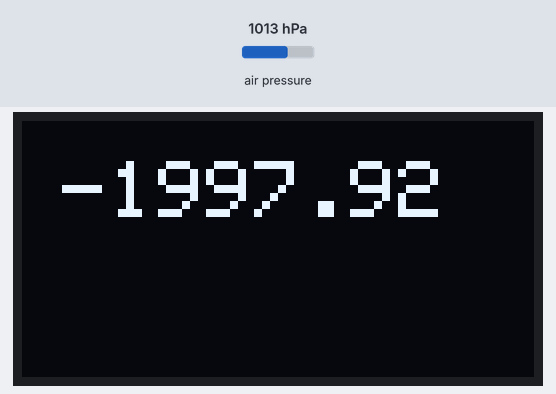
The sketch below on a simulated ESP32. On the bench: 128×64 one-colour display. The inputs (shaded band) are chosen by the test bench; at power-on: air pressure 1013 hPa. No radio packets arrive unless stated; what the sketch prints to the serial monitor is not drawn.

Above: at 6.2 s.
6.3 s: air pressure set to 952 hPa
At 7.7 s:
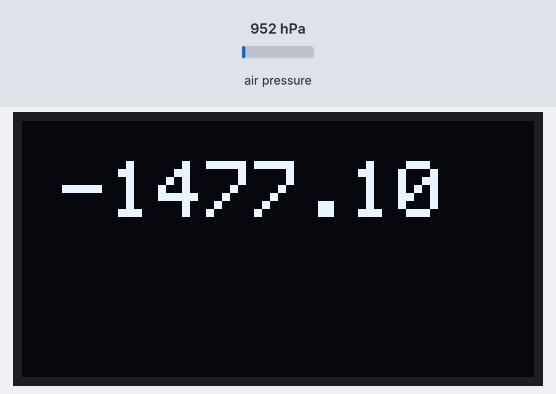
8.8 s: air pressure set to 975 hPa
At 10.7 s:
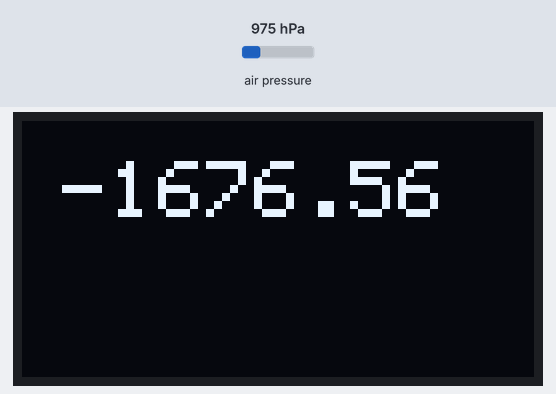
11.0 s: air pressure set to 1000 hPa
At 12.7 s:
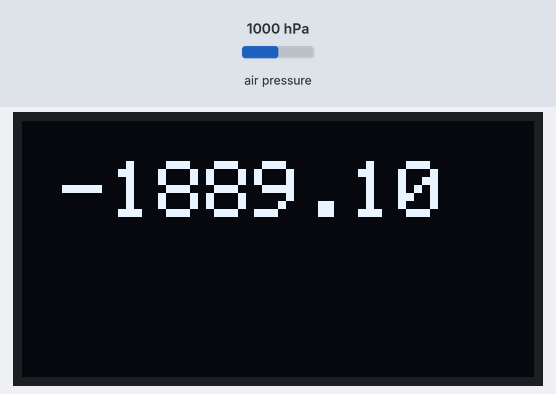
Timing chart, 0 to 14.2 s (numbered marks = the images above; inputs shaded):
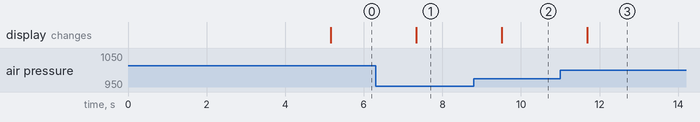

The sketch:

display_barometro.ino
```cpp
#include <Wire.h>
#include <Adafruit_Sensor.h>
#include <Adafruit_BMP085.h>
#include <SPI.h>
#include <LoRa.h>
#include <Adafruit_SSD1306.h>

#define SDA_PIN 21
#define SCL_PIN 22

#define LORA_SS_PIN 18
#define LORA_RST_PIN 14
#define LORA_DIO0_PIN 26

#define OLED_ADDR 0x3C
#define OLED_SDA SDA_PIN
#define OLED_SCL SCL_PIN

#define SCREEN_WIDTH 128   // Ancho del display OLED
#define SCREEN_HEIGHT 64

Adafruit_BMP085 bmp;
Adafruit_SSD1306 display(SCREEN_WIDTH, SCREEN_HEIGHT, &Wire, -1);

void setup() {
  Serial.begin(9600);
  while (!Serial);

  if (!display.begin(SSD1306_SWITCHCAPVCC, 0x3C)) {
    Serial.println("Error inicializando el display OLED.");
    while (true);
  }

  if (!bmp.begin()) {
    Serial.println("No se pudo encontrar el sensor BMP180. Verifique la conexión.");
    while (1);
  }

  LoRa.setPins(LORA_SS_PIN, LORA_RST_PIN, LORA_DIO0_PIN);
  if (!LoRa.begin(433E6)) {
    Serial.println("Error al iniciar el módulo LoRa. Verifique la conexión.");
    while (1);
  }

  display.clearDisplay();

  // Configura el tamaño y color de la fuente de texto
  display.setTextSize(2);
  display.setTextColor(SSD1306_WHITE);
  display.setCursor(10, 10);
  display.println("Iniciando...");

  display.display();
  delay(5000);

}

void loop() {
  //float pressure = bmp.readPressure() / 100.0; // Convertir a hPa
  float altitude = bmp.readAltitude();

  Serial.println(altitude-2000);

  LoRa.beginPacket();
  LoRa.print(altitude-2000);
  LoRa.endPacket();

  display.clearDisplay();

  display.setCursor(10,10);
  display.println(altitude-2000);
  display.display();

  delay(1000);
}


//100 MILISEGUNDOS 
```

Measured:
- after the input at 6.3 s, the display: changes after 1.0 s (image 1)
- after the input at 8.8 s, the display: changes after 0.71 s (image 2)
- after the input at 11.0 s, the display: changes after 0.68 s (image 3)
